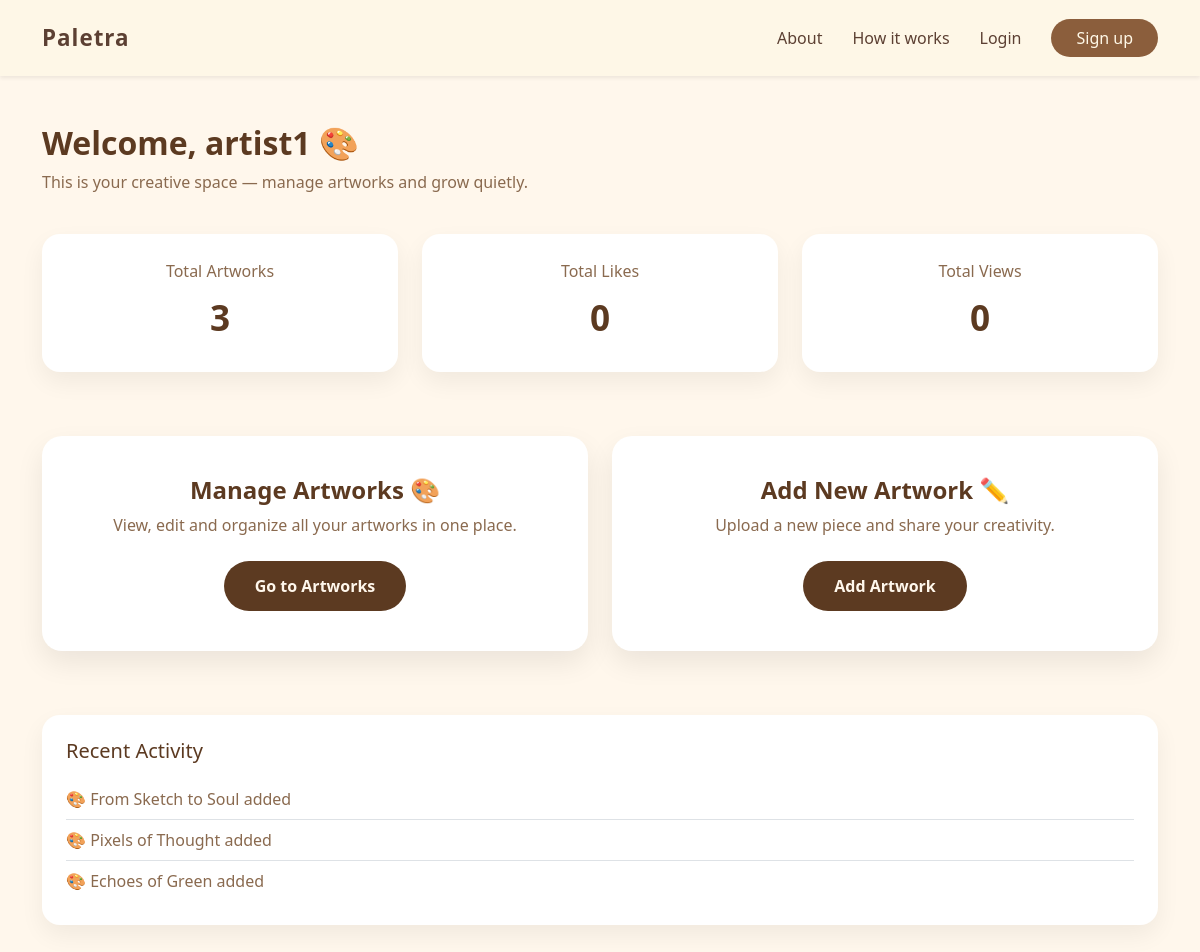
Page /artist_dashboard/ (signed in) on the earlier database version.
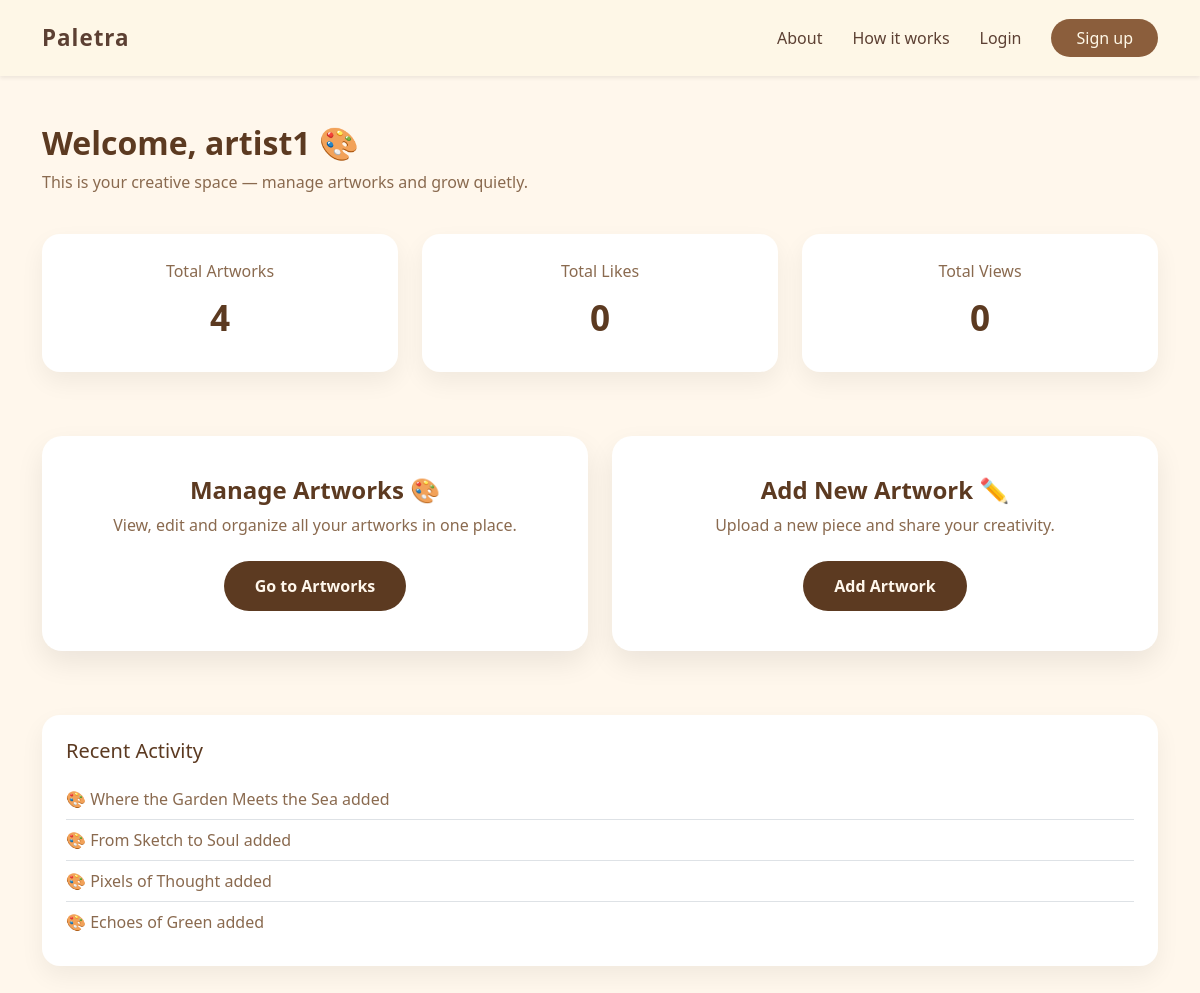
Same page on the later database version.
### core_app/models.py (models this page shows, shortened)
class Artwork(models.Model):
    artist = models.ForeignKey(
        settings.AUTH_USER_MODEL,
        on_delete=models.CASCADE,
        related_name='artworks'
    )
    title = models.CharField(max_length=200)
    description = models.TextField(blank=True)
    category = models.CharField(max_length=50, choices=CATEGORY_CHOICES)
    image = models.ImageField(upload_to='artworks/')
    price = models.DecimalField(max_digits=8,decimal_places=2)
    created_at = models.DateTimeField(auto_now_add=True)

### core_app/views.py (the view)
# urls.py: path('artist_dashboard/', views.artist_dashboard, name='artist_dashboard'),
@login_required
def artist_dashboard(request):
    if request.user.role != 'artist':
        return redirect('login')
    artworks = Artwork.objects.filter(artist=request.user).order_by('-created_at')
    return render(request, 'dashboards/artist_dashboard.html', {
        'artworks': artworks,
        'numbers': range(1, 4),
    })

### core_app/templates/dashboards/artist_dashboard.html (shortened to what this page needs)
{% extends "masterss.html" %}
{% load static %}
{% block content %}
<div class="dashboard-page py-5">
  <div class="container">
    <div class="dashboard-header">
        <h2 class="text-main fw-bold">
            Welcome, {{ request.user.username }} 🎨
        </h2>
        <p class="text-muted-soft">
            This is your creative space — manage artworks and grow quietly.
        </p>
    </div>
    <div class="row mb-5">
        <div class="col-md-4 mb-3">
            <div class="stat-card">
                <h6 class="text-muted-soft">Total Artworks</h6>
                <div class="stat-number text-main">
                    {{ artworks|length }}
                </div>
            </div>
        </div>
        <div class="col-md-4 mb-3">
            <div class="stat-card">
                <h6 class="text-muted-soft">Total Likes</h6>
                <div class="stat-number text-main">0</div>
            </div>
        </div>
        <div class="col-md-4 mb-3">
            <div class="stat-card">
                <h6 class="text-muted-soft">Total Views</h6>
                <div class="stat-number text-main">0</div>
            </div>
        </div>
    </div>
    <div class="row mb-5">
        <div class="col-md-6 mb-3">
            <div class="link-card">
                <h4 class="text-main fw-bold mb-2">
                    Manage Artworks 🎨
                </h4>
                <p class="text-muted-soft mb-4">
                    View, edit and organize all your artworks in one place.
                </p>
                <a href="{% url 'artist_my_artworks' %}" class="btn btn-art">
                    Go to Artworks
                </a>
            </div>
        </div>
        <div class="col-md-6 mb-3">
            <div class="link-card">
                <h4 class="text-main fw-bold mb-2">
                    Add New Artwork ✏️
                </h4>
                <p class="text-muted-soft mb-4">
                    Upload a new piece and share your creativity.
                </p>
                <a href="{% url 'add_artworks' %}" class="btn btn-art">
                    Add Artwork
                </a>
            </div>
        </div>
    </div>
    <div class="activity-box">
        <h5 class="text-main mb-3">
            Recent Activity
        </h5>
        <ul class="list-group list-group-flush">
            {% for art in artworks %}
            <li class="list-group-item px-0 text-muted-soft">
                🎨 {{ art.title }} added
            </li>
            {% empty %}
            <li class="list-group-item px-0 text-muted-soft">
                No recent activity yet.
            </li>
            {% endfor %}
        </ul>
    </div>
  </div>
</div>
{% endblock %}

Differences in the rows shown:
added Artwork: title "Where the Garden Meets the Sea"
Other differences:
{{ artworks|length }}: "3" → "4"
